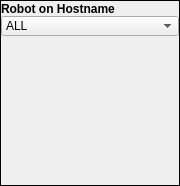
<?xml version="1.0" encoding="UTF-8"?>
<ui version="4.0">
 <class>RobotProcessesWidget</class>
 <widget class="QFrame" name="RobotProcessesWidget">
  <property name="geometry">
   <rect>
    <x>0</x>
    <y>0</y>
    <width>180</width>
    <height>186</height>
   </rect>
  </property>
  <property name="sizePolicy">
   <sizepolicy hsizetype="MinimumExpanding" vsizetype="MinimumExpanding">
    <horstretch>0</horstretch>
    <verstretch>0</verstretch>
   </sizepolicy>
  </property>
  <property name="minimumSize">
   <size>
    <width>180</width>
    <height>35</height>
   </size>
  </property>
  <property name="windowTitle">
   <string>Robot Processes Widget</string>
  </property>
  <property name="locale">
   <locale language="English" country="UnitedKingdom"/>
  </property>
  <property name="frameShape">
   <enum>QFrame::Box</enum>
  </property>
  <layout class="QVBoxLayout" name="verticalLayout" stretch="0,0,0">
   <property name="spacing">
    <number>0</number>
   </property>
   <property name="leftMargin">
    <number>0</number>
   </property>
   <property name="topMargin">
    <number>0</number>
   </property>
   <property name="rightMargin">
    <number>0</number>
   </property>
   <property name="bottomMargin">
    <number>0</number>
   </property>
   <item>
    <widget class="QLabel" name="robotHostLabel">
     <property name="minimumSize">
      <size>
       <width>0</width>
       <height>15</height>
      </size>
     </property>
     <property name="maximumSize">
      <size>
       <width>16777215</width>
       <height>15</height>
      </size>
     </property>
     <property name="font">
      <font>
       <weight>75</weight>
       <bold>true</bold>
      </font>
     </property>
     <property name="layoutDirection">
      <enum>Qt::LeftToRight</enum>
     </property>
     <property name="frameShape">
      <enum>QFrame::NoFrame</enum>
     </property>
     <property name="text">
      <string>Robot on Hostname</string>
     </property>
    </widget>
   </item>
   <item>
    <widget class="QComboBox" name="bundleComboBox">
     <property name="minimumSize">
      <size>
       <width>50</width>
       <height>20</height>
      </size>
     </property>
     <property name="maximumSize">
      <size>
       <width>16777215</width>
       <height>20</height>
      </size>
     </property>
     <item>
      <property name="text">
       <string>ALL</string>
      </property>
     </item>
     <item>
      <property name="text">
       <string>RUNNING</string>
      </property>
     </item>
    </widget>
   </item>
   <item>
    <spacer name="verticalSpacer">
     <property name="orientation">
      <enum>Qt::Vertical</enum>
     </property>
     <property name="sizeHint" stdset="0">
      <size>
       <width>20</width>
       <height>40</height>
      </size>
     </property>
    </spacer>
   </item>
  </layout>
 </widget>
 <layoutdefault spacing="0" margin="0"/>
 <resources/>
 <connections/>
</ui>
